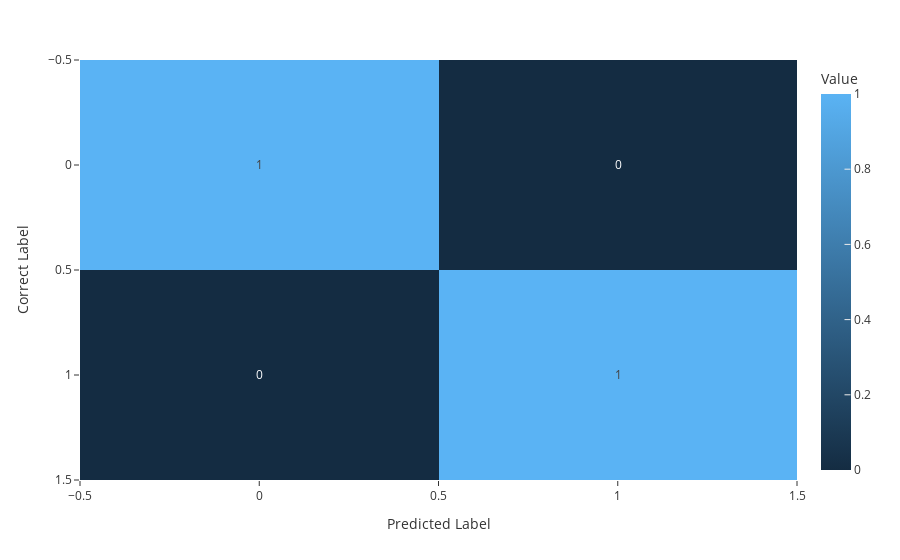

Notebook cell for this chart:
### Code cell
class_weights = {0: 1, 1: 2}  

model = LogisticRegression(solver='liblinear', random_state=42, class_weight=class_weights)

model.fit(train_inputs, train_targets)

LRtrain_preds = model.predict(val_inputs)

confusionmatrix = np.around(confusion_matrix(val_targets, LRtrain_preds, normalize='true'), 3)

fig = px.imshow(confusionmatrix, template='ggplot2', text_auto=True, aspect="auto",
                labels=dict(x="Predicted Label", y="Correct Label", color='Value'))
fig.update_xaxes(side="bottom")
fig.show()

### Figure 1 — Plotly figure (JSON) as saved in the notebook; plotly's stock layout.template omitted (floating-point values rounded to 4 significant figures)
{"data": [{"coloraxis": "coloraxis", "hovertemplate": "Predicted Label: %{x}<br>Correct Label: %{y}<br>Value: %{z}<extra></extra>", "name": "0", "texttemplate": "%{z}", "type": "heatmap", "xaxis": "x", "yaxis": "y", "z": [[1, 0], [0, 1]]}], "layout": {"coloraxis": {"colorbar": {"title": {"text": "Value"}}, "colorscale": [[0, "rgb(20,44,66)"], [1, "rgb(90,179,244)"]]}, "margin": {"t": 60}, "xaxis": {"anchor": "y", "domain": [0, 1], "side": "bottom", "title": {"text": "Predicted Label"}}, "yaxis": {"anchor": "x", "autorange": "reversed", "domain": [0, 1], "title": {"text": "Correct Label"}}}}
